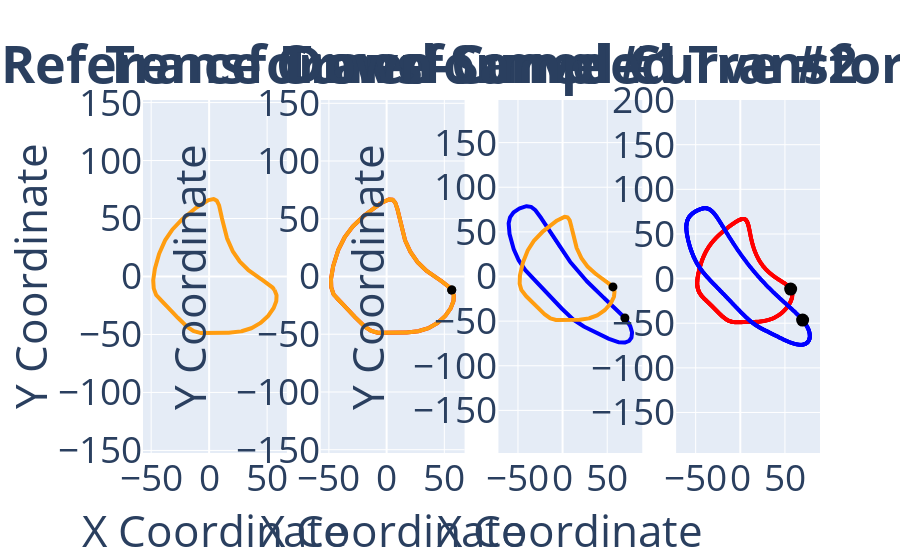
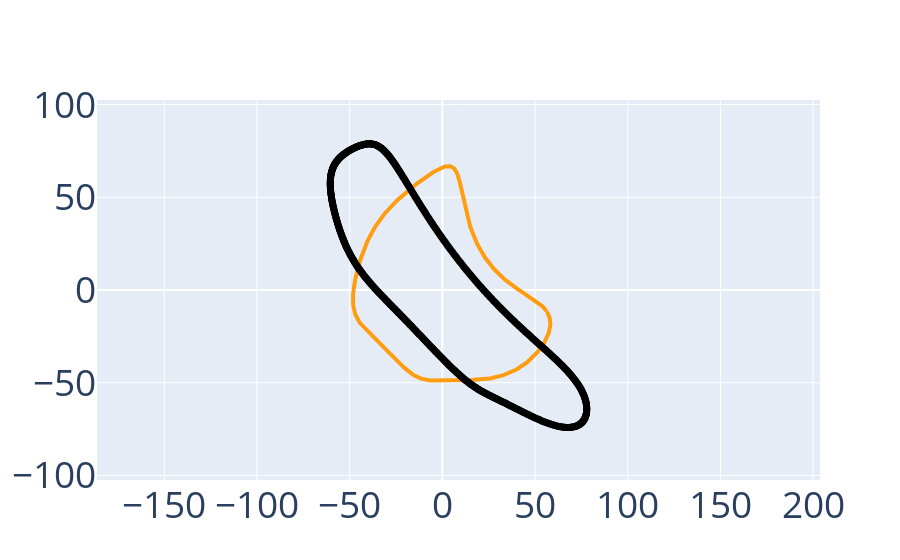
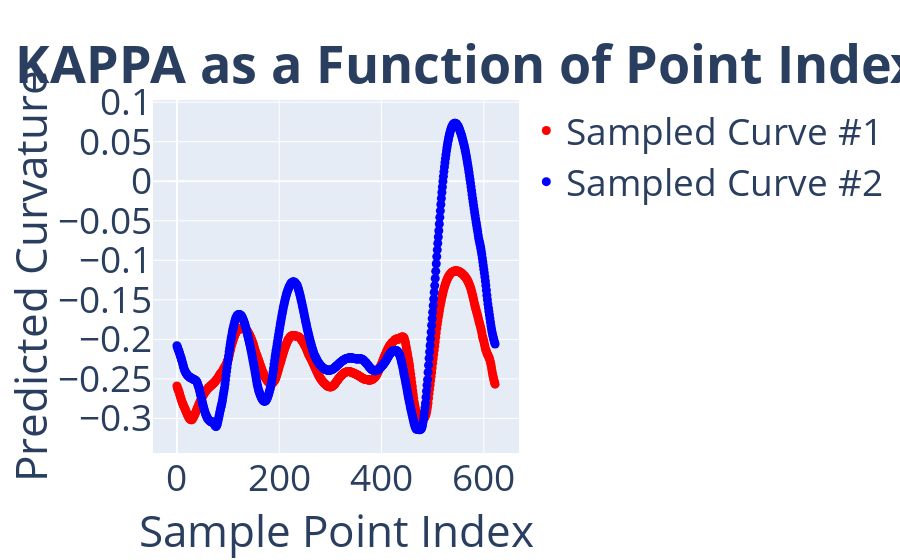
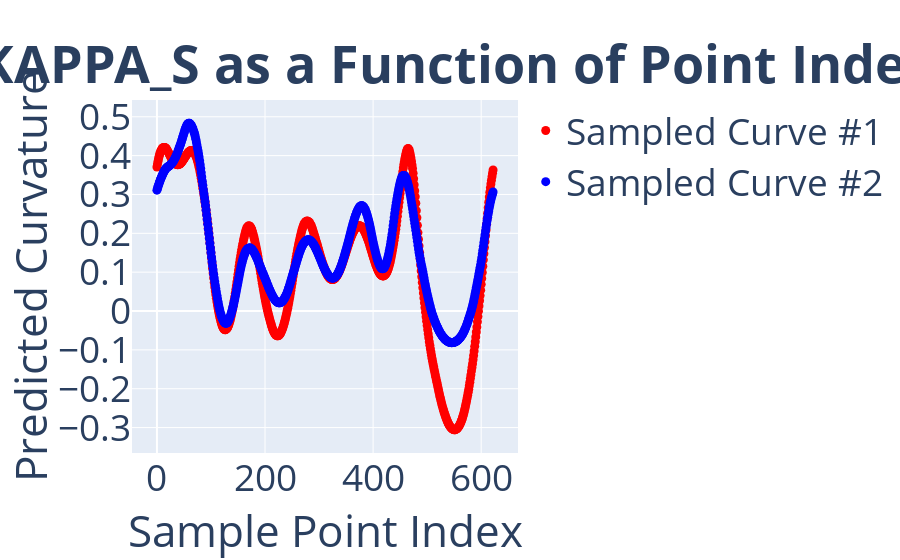

Notebook code cell kept with these figures, in order:
### Markdown cell above
# EVALUATE SIGNATURES

### Code cell
plot_utils.plot_curve_comparisons(
    curve_records=curve_records, 
    curve_colors=curve_colors,
    sampling_ratio=sampling_ratio,
    transformation_group_type=group,
    plot_to_screen=True,
    normalize_signature=False)

### Figure 1 — Plotly figure (JSON) as saved in the notebook; plotly's stock layout.template omitted (floating-point values rounded to 4 significant figures; data arrays with more than 128 entries replaced by an {"elided": "..."} marker saying what was removed)
{"data": [{"line": {"color": "#FF9D11", "width": 4}, "marker": {"size": 2}, "mode": "lines+markers", "name": "Reference Curve", "type": "scatter", "x": {"elided": "623 float values"}, "xaxis": "x", "y": {"elided": "623 float values"}, "yaxis": "y"}, {"line": {"color": "#FF0000", "width": 4}, "marker": {"size": 2}, "mode": "lines+markers", "name": "Transformed Curve #1", "type": "scatter", "x": {"elided": "623 float values"}, "xaxis": "x2", "y": {"elided": "623 float values"}, "yaxis": "y2"}, {"hoverinfo": "skip", "marker": {"cmax": 623, "cmin": 0, "color": "black", "colorscale": [[0, "#ff0000"], [0.1111, "#ffa700"], [0.2222, "#afff00"], [0.3333, "#08ff00"], [0.4444, "#00ff9f"], [0.5556, "#00b7ff"], [0.6667, "#0010ff"], [0.7778, "#9700ff"], [0.8889, "#ff00bf"], [1, "#ff0000"]], "size": 9}, "mode": "markers", "name": "", "type": "scatter", "x": [56.42], "xaxis": "x2", "y": [-11.69], "yaxis": "y2"}, {"line": {"color": "#FF9D11", "width": 4}, "marker": {"size": 2}, "mode": "lines+markers", "name": "", "type": "scatter", "x": {"elided": "623 float values"}, "xaxis": "x2", "y": {"elided": "623 float values"}, "yaxis": "y2"}, {"hoverinfo": "skip", "marker": {"cmax": 623, "cmin": 0, "color": "black", "colorscale": [[0, "#ff0000"], [0.1111, "#ffa700"], [0.2222, "#afff00"], [0.3333, "#08ff00"], [0.4444, "#00ff9f"], [0.5556, "#00b7ff"], [0.6667, "#0010ff"], [0.7778, "#9700ff"], [0.8889, "#ff00bf"], [1, "#ff0000"]], "size": 9}, "mode": "markers", "name": "", "type": "scatter", "x": [56.42], "xaxis": "x2", "y": [-11.69], "yaxis": "y2"}, {"hoverinfo": "skip", "marker": {"cmax": 623, "cmin": 0, "color": "#FF0000", "colorscale": [[0, "#ff0000"], [0.1111, "#ffa700"], [0.2222, "#afff00"], [0.3333, "#08ff00"], [0.4444, "#00ff9f"], [0.5556, "#00b7ff"], [0.6667, "#0010ff"], [0.7778, "#9700ff"], [0.8889, "#ff00bf"], [1, "#ff0000"]], "size": 4}, "mode": "markers", "name": "", "type": "scatter", "x": {"elided": "623 float values"}, "xaxis": "x4", "y": {"elided": "623 float values"}, "yaxis": "y4"}, {"hoverinfo": "skip", "marker": {"cmax": 623, "cmin": 0, "color": "black", "colorscale": [[0, "#ff0000"], [0.1111, "#ffa700"], [0.2222, "#afff00"], [0.3333, "#08ff00"], [0.4444, "#00ff9f"], [0.5556, "#00b7ff"], [0.6667, "#0010ff"], [0.7778, "#9700ff"], [0.8889, "#ff00bf"], [1, "#ff0000"]], "size": 13}, "mode": "markers", "name": "", "type": "scatter", "x": [56.42], "xaxis": "x4", "y": [-11.69], "yaxis": "y4"}, {"line": {"color": "#0000FF", "width": 4}, "marker": {"size": 2}, "mode": "lines+markers", "name": "Transformed Curve #2", "type": "scatter", "x": {"elided": "623 float values"}, "xaxis": "x3", "y": {"elided": "623 float values"}, "yaxis": "y3"}, {"hoverinfo": "skip", "marker": {"cmax": 623, "cmin": 0, "color": "black", "colorscale": [[0, "#ff0000"], [0.1111, "#ffa700"], [0.2222, "#afff00"], [0.3333, "#08ff00"], [0.4444, "#00ff9f"], [0.5556, "#00b7ff"], [0.6667, "#0010ff"], [0.7778, "#9700ff"], [0.8889, "#ff00bf"], [1, "#ff0000"]], "size": 9}, "mode": "markers", "name": "", "type": "scatter", "x": [69.82], "xaxis": "x3", "y": [-46.44], "yaxis": "y3"}, {"line": {"color": "#FF9D11", "width": 4}, "marker": {"size": 2}, "mode": "lines+markers", "name": "", "type": "scatter", "x": {"elided": "623 float values"}, "xaxis": "x3", "y": {"elided": "623 float values"}, "yaxis": "y3"}, {"hoverinfo": "skip", "marker": {"cmax": 623, "cmin": 0, "color": "black", "colorscale": [[0, "#ff0000"], [0.1111, "#ffa700"], [0.2222, "#afff00"], [0.3333, "#08ff00"], [0.4444, "#00ff9f"], [0.5556, "#00b7ff"], [0.6667, "#0010ff"], [0.7778, "#9700ff"], [0.8889, "#ff00bf"], [1, "#ff0000"]], "size": 9}, "mode": "markers", "name": "", "type": "scatter", "x": [56.42], "xaxis": "x3", "y": [-11.69], "yaxis": "y3"}, {"hoverinfo": "skip", "marker": {"cmax": 623, "cmin": 0, "color": "#0000FF", "colorscale": [[0, "#ff0000"], [0.1111, "#ffa700"], [0.2222, "#afff00"], [0.3333, "#08ff00"], [0.4444, "#00ff9f"], [0.5556, "#00b7ff"], [0.6667, "#0010ff"], [0.7778, "#9700ff"], [0.8889, "#ff00bf"], [1, "#ff0000"]], "size": 4}, "mode": "markers", "name": "", "type": "scatter", "x": {"elided": "623 float values"}, "xaxis": "x4", "y": {"elided": "623 float values"}, "yaxis": "y4"}, {"hoverinfo": "skip", "marker": {"cmax": 623, "cmin": 0, "color": "black", "colorscale": [[0, "#ff0000"], [0.1111, "#ffa700"], [0.2222, "#afff00"], [0.3333, "#08ff00"], [0.4444, "#00ff9f"], [0.5556, "#00b7ff"], [0.6667, "#0010ff"], [0.7778, "#9700ff"], [0.8889, "#ff00bf"], [1, "#ff0000"]], "size": 13}, "mode": "markers", "name": "", "type": "scatter", "x": [69.82], "xaxis": "x4", "y": [-46.44], "yaxis": "y4"}], "layout": {"annotations": [{"font": {"size": 52}, "showarrow": false, "text": "<b>Reference Curve</b>", "x": 0.1062, "xanchor": "center", "xref": "paper", "y": 1, "yanchor": "bottom", "yref": "paper"}, {"font": {"size": 52}, "showarrow": false, "text": "<b>Transformed Curve #1</b>", "x": 0.3688, "xanchor": "center", "xref": "paper", "y": 1, "yanchor": "bottom", "yref": "paper"}, {"font": {"size": 52}, "showarrow": false, "text": "<b>Transformed Curve #2</b>", "x": 0.6313, "xanchor": "center", "xref": "paper", "y": 1, "yanchor": "bottom", "yref": "paper"}, {"font": {"size": 52}, "showarrow": false, "text": "<b>Down-Sampled Transformed Curves</b>", "x": 0.8938, "xanchor": "center", "xref": "paper", "y": 1, "yanchor": "bottom", "yref": "paper"}], "font": {"size": 37}, "showlegend": false, "xaxis": {"anchor": "y", "domain": [0, 0.2125], "title": {"text": "X Coordinate"}}, "xaxis2": {"anchor": "y2", "domain": [0.2625, 0.475], "title": {"text": "X Coordinate"}}, "xaxis3": {"anchor": "y3", "domain": [0.525, 0.7375], "title": {"text": "X Coordinate"}}, "xaxis4": {"anchor": "y4", "domain": [0.7875, 1]}, "yaxis": {"anchor": "x", "domain": [0, 1], "range": [-102.5, 102.5], "scaleanchor": "x", "scaleratio": 1, "title": {"text": "Y Coordinate"}}, "yaxis2": {"anchor": "x2", "domain": [0, 1], "range": [-102.5, 102.5], "scaleanchor": "x2", "scaleratio": 1, "title": {"text": "Y Coordinate"}}, "yaxis3": {"anchor": "x3", "domain": [0, 1], "range": [-102.5, 102.5], "scaleanchor": "x3", "scaleratio": 1, "title": {"text": "Y Coordinate"}}, "yaxis4": {"anchor": "x4", "domain": [0, 1], "scaleanchor": "x4", "scaleratio": 1}}}

### Figure 2 — Plotly figure (JSON) as saved in the notebook; plotly's stock layout.template omitted (floating-point values rounded to 4 significant figures; data arrays with more than 128 entries replaced by an {"elided": "..."} marker saying what was removed)
{"data": [{"line": {"color": "#FF9D11", "width": 4}, "marker": {"size": 2}, "mode": "lines+markers", "name": "", "type": "scatter", "x": {"elided": "623 float values"}, "xaxis": "x", "y": {"elided": "623 float values"}, "yaxis": "y"}, {"hoverinfo": "skip", "marker": {"cmax": 623, "cmin": 0, "color": "black", "colorscale": [[0, "#ff0000"], [0.1111, "#ffa700"], [0.2222, "#afff00"], [0.3333, "#08ff00"], [0.4444, "#00ff9f"], [0.5556, "#00b7ff"], [0.6667, "#0010ff"], [0.7778, "#9700ff"], [0.8889, "#ff00bf"], [1, "#ff0000"]], "size": 7}, "mode": "markers", "name": "", "type": "scatter", "x": {"elided": "623 float values"}, "xaxis": "x", "y": {"elided": "623 float values"}, "yaxis": "y"}], "layout": {"font": {"size": 37}, "showlegend": false, "xaxis": {"anchor": "y", "domain": [0, 1]}, "yaxis": {"anchor": "x", "domain": [0, 1], "range": [-102.5, 102.5], "scaleanchor": "x", "scaleratio": 1}}}

### Figure 3 — Plotly figure (JSON) as saved in the notebook; plotly's stock layout.template omitted (floating-point values rounded to 4 significant figures; data arrays with more than 128 entries replaced by an {"elided": "..."} marker saying what was removed)
{"data": [{"line": {"color": "#FF0000", "width": 4}, "marker": {"color": "#FF0000", "size": 9}, "mode": "markers", "name": "Sampled Curve #1", "type": "scatter", "x": {"elided": "623 int values"}, "xaxis": "x", "y": {"elided": "623 float values"}, "yaxis": "y"}, {"line": {"color": "#0000FF", "width": 4}, "marker": {"color": "#0000FF", "size": 9}, "mode": "markers", "name": "Sampled Curve #2", "type": "scatter", "x": {"elided": "623 int values"}, "xaxis": "x", "y": {"elided": "623 float values"}, "yaxis": "y"}], "layout": {"annotations": [{"font": {"size": 52}, "showarrow": false, "text": "<b>Predicted KAPPA as a Function of Point Index</b>", "x": 0.5, "xanchor": "center", "xref": "paper", "y": 1, "yanchor": "bottom", "yref": "paper"}], "font": {"size": 37}, "xaxis": {"anchor": "y", "domain": [0, 1], "title": {"text": "Sample Point Index"}}, "yaxis": {"anchor": "x", "domain": [0, 1], "title": {"text": "Predicted Curvature"}}}}

### Figure 4 — Plotly figure (JSON) as saved in the notebook; plotly's stock layout.template omitted (floating-point values rounded to 4 significant figures; data arrays with more than 128 entries replaced by an {"elided": "..."} marker saying what was removed)
{"data": [{"line": {"color": "#FF0000", "width": 4}, "marker": {"color": "#FF0000", "size": 9}, "mode": "markers", "name": "Sampled Curve #1", "type": "scatter", "x": {"elided": "623 int values"}, "xaxis": "x", "y": {"elided": "623 float values"}, "yaxis": "y"}, {"line": {"color": "#0000FF", "width": 4}, "marker": {"color": "#0000FF", "size": 9}, "mode": "markers", "name": "Sampled Curve #2", "type": "scatter", "x": {"elided": "623 int values"}, "xaxis": "x", "y": {"elided": "623 float values"}, "yaxis": "y"}], "layout": {"annotations": [{"font": {"size": 52}, "showarrow": false, "text": "<b>Predicted KAPPA_S as a Function of Point Index</b>", "x": 0.5, "xanchor": "center", "xref": "paper", "y": 1, "yanchor": "bottom", "yref": "paper"}], "font": {"size": 37}, "xaxis": {"anchor": "y", "domain": [0, 1], "title": {"text": "Sample Point Index"}}, "yaxis": {"anchor": "x", "domain": [0, 1], "title": {"text": "Predicted Curvature"}}}}
